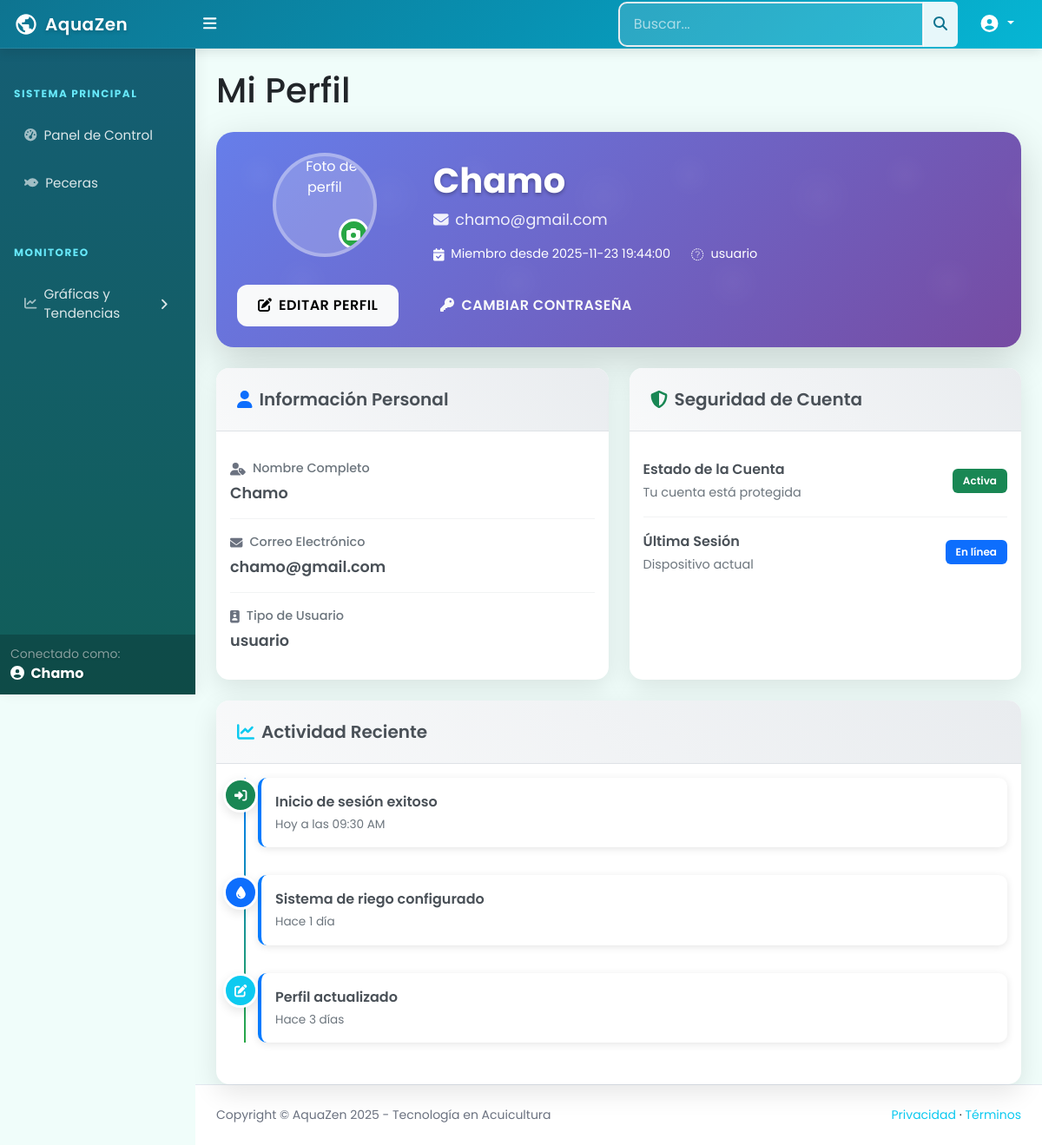
The app's page /myprofile (signed in) with its own data.
### tables this page shows
CREATE TABLE usuarios (
                id_usuario INTEGER PRIMARY KEY AUTOINCREMENT,
                nombre VARCHAR(100) NOT NULL,
                correo VARCHAR(150) UNIQUE NOT NULL,
                contrasena VARCHAR(255) NOT NULL,
                tipo_usuario TEXT CHECK(tipo_usuario IN ('admin', 'usuario')) NOT NULL DEFAULT 'usuario',
                fecha_creacion TIMESTAMP DEFAULT CURRENT_TIMESTAMP
            );

### app.py (the view)
@app.route('/myprofile')
def myprofile():
    nombre_usuario = session['nombre_usuario']
    tipo_usuario = session['tipo_usuario']
    if 'id_usuario' in session:
        id_usuario = session['id_usuario']
        connection = get_db_connection()
        if connection:
            cursor = connection.cursor()
            cursor.execute("""
                SELECT nombre, correo, tipo_usuario, fecha_creacion
                FROM usuarios
                WHERE id_usuario = ?
            """, (id_usuario,))
            usuario = cursor.fetchone()
            cursor.close()
            connection.close()
            return render_template(
                    'myprofile.html',
                    usuario=usuario,  # Datos del usuario desde la base de datos
                    nombre_usuario=session['nombre_usuario'],  # Desde la sesión
                    tipo_usuario=session['tipo_usuario']       # Desde la sesión
                )
        return "Usuario no encontrado", 404
    return redirect('/login')

### app.py (called while the page is built)
@app.context_processor
def inject_user_context():
    return {
        'tipo_usuario': session.get('tipo_usuario'),
        'nombre_usuario': session.get('nombre_usuario'),
        'camera_default_url': CAMERA_DEFAULT_URL
    }

def get_db_connection():
    try:
        connection = sqlite3.connect(DATABASE)
        connection.row_factory = sqlite3.Row  # Para acceder a columnas por nombre
        return connection
    except Exception as e:
        print(f"Error al conectar a la base de datos: {e}")
        return None

### templates/myprofile.html (shortened to what this page needs)
{% extends "base2.html" %}
{% block content %}
<div class="container-fluid px-4">
    <h1 class="mt-4 mb-4">Mi Perfil</h1>
    <div class="row mb-4">
        <div class="col-12">
            <div class="profile-header-card p-4 shadow-lg">
                <div class="header-background"></div>
                <div class="row align-items-center position-relative">
                    <div class="col-md-3 text-center">
                        <div class="profile-avatar-container">
                            <div class="profile-avatar mx-auto mb-3">
                                <img src="/static/assets/img/chillguy.webp" alt="Foto de perfil">
                                <div class="avatar-badge">
                                    <i class="fas fa-camera"></i>
                                </div>
                            </div>
                        </div>
                    </div>
                    <div class="col-md-9">
                        <div class="profile-info">
                            <h1 class="profile-name mb-2">{{ usuario.nombre or 'Usuario' }}</h1>
                            <p class="profile-email mb-3">
                                <i class="fas fa-envelope me-2"></i>{{ usuario.correo }}
                            </p>
                            <div class="profile-stats d-flex gap-4 flex-wrap">
                                <div class="stat-item">
                                    <i class="fas fa-calendar-check me-2"></i>
                                    <span>Miembro desde {{ usuario.fecha_creacion or '2024' }}</span>
                                </div>
                                <div class="stat-item">
                                    <i class="fas fa-shield-check me-2"></i>
                                    <span>{{ usuario.tipo_usuario or 'Usuario' }}</span>
                                </div>
                            </div>
                        </div>
                    </div>
                </div>
                <div class="profile-actions mt-3">
                    <button class="btn btn-light btn-modern me-2" data-bs-toggle="modal" data-bs-target="#updateModal">
                        <i class="fas fa-edit me-2"></i>Editar Perfil
                    </button>
                    <button class="btn btn-outline-light btn-modern">
                        <i class="fas fa-key me-2"></i>Cambiar Contraseña
                    </button>
                </div>
            </div>
        </div>
    </div>
    <div class="row">
        <div class="col-lg-6 mb-4">
            <div class="card modern-card h-100">
                <div class="card-header">
                    <h5 class="card-title">
                        <i class="fas fa-user text-primary me-2"></i>Información Personal
                    </h5>
                </div>
                <div class="card-body">
                    <div class="info-list">
                        <div class="info-item">
                            <div class="info-label">
                                <i class="fas fa-user-tag me-2 text-muted"></i>Nombre Completo
                            </div>
                            <div class="info-value">{{ usuario.nombre or 'No especificado' }}</div>
                        </div>
                        <div class="info-item">
                            <div class="info-label">
                                <i class="fas fa-envelope me-2 text-muted"></i>Correo Electrónico
                            </div>
                            <div class="info-value">{{ usuario.correo }}</div>
                        </div>
                        <div class="info-item">
                            <div class="info-label">
                                <i class="fas fa-id-badge me-2 text-muted"></i>Tipo de Usuario
                            </div>
                            <div class="info-value">{{ usuario.tipo_usuario or 'Usuario' }}</div>
                        </div>
                    </div>
                </div>
            </div>
        </div>
        <div class="col-lg-6 mb-4">
            <div class="card modern-card h-100">
                <div class="card-header">
                    <h5 class="card-title">
                        <i class="fas fa-shield-alt text-success me-2"></i>Seguridad de Cuenta
                    </h5>
                </div>
                <div class="card-body">
                    <div class="security-list">
                        <div class="security-item">
                            <div class="d-flex justify-content-between align-items-center">
                                <div>
                                    <div class="security-label">Estado de la Cuenta</div>
                                    <div class="security-desc">Tu cuenta está protegida</div>
                                </div>
                                <span class="badge bg-success">Activa</span>
                            </div>
                        </div>
                        <div class="security-item">
                            <div class="d-flex justify-content-between align-items-center">
                                <div>
                                    <div class="security-label">Última Sesión</div>
                                    <div class="security-desc">Dispositivo actual</div>
                                </div>
                                <span class="badge bg-primary">En línea</span>
                            </div>
                        </div>
                    </div>
                </div>
            </div>
        </div>
    </div>
    <div class="row">
        <div class="col-12">
            <div class="card modern-card">
                <div class="card-header">
                    <h5 class="card-title">
                        <i class="fas fa-chart-line text-info me-2"></i>Actividad Reciente
                    </h5>
                </div>
                <div class="card-body">
                    <div class="activity-timeline">
                        <div class="activity-item">
                            <div class="activity-icon bg-success">
                                <i class="fas fa-sign-in-alt"></i>
                            </div>
                            <div class="activity-content">
                                <div class="activity-title">Inicio de sesión exitoso</div>
                                <div class="activity-time">Hoy a las 09:30 AM</div>
                            </div>
                        </div>
                        <div class="activity-item">
                            <div class="activity-icon bg-primary">
                                <i class="fas fa-tint"></i>
                            </div>
                            <div class="activity-content">
                                <div class="activity-title">Sistema de riego configurado</div>
                                <div class="activity-time">Hace 1 día</div>
                            </div>
                        </div>
                        <div class="activity-item">
                            <div class="activity-icon bg-info">
                                <i class="fas fa-edit"></i>
                            </div>
                            <div class="activity-content">
                                <div class="activity-title">Perfil actualizado</div>
                                <div class="activity-time">Hace 3 días</div>
                            </div>
                        </div>
                    </div>
                </div>
            </div>
        </div>
    </div>
</div>
{% endblock %}

### templates/base2.html (shortened to what this page needs)
<!DOCTYPE html>
<html lang="es">
    <head>
        <link href="https://cdn.jsdelivr.net/npm/simple-datatables@7.1.2/dist/style.min.css" rel="stylesheet" />
        <link href="{{ url_for('static', filename='css/styles.css') }}" rel="stylesheet" />
        <link href="{{ url_for('static', filename='css/aquazen-theme.css') }}" rel="stylesheet" />
    </head>
    <body class="sb-nav-fixed">
        <nav class="sb-topnav navbar navbar-expand navbar-dark">
            <a class="navbar-brand ps-3 d-flex align-items-center" href="{{ url_for('dashboard') }}">
                <span>AquaZen</span>
            </a>
            <button class="btn btn-link btn-sm order-1 order-lg-0 me-4 me-lg-0 text-white" id="sidebarToggle" href="#!"><i class="fas fa-bars fa-lg"></i></button>
            <form class="d-none d-md-inline-block form-inline ms-auto me-0 me-md-3 my-2 my-md-0">
                <div class="input-group">
                    <input class="form-control form-control-search" type="text" placeholder="Buscar..." aria-label="Search for..." aria-describedby="btnNavbarSearch" />
                    <button class="btn btn-search" id="btnNavbarSearch" type="button"><i class="fas fa-search"></i></button>
                </div>
            </form>
            <ul class="navbar-nav ms-auto ms-md-0 me-3 me-lg-4">
                <li class="nav-item dropdown">
                    <a class="nav-link dropdown-toggle text-white" id="navbarDropdown" href="#" role="button" data-bs-toggle="dropdown" aria-expanded="false">
                        <i class="fas fa-user-circle fa-lg fa-fw"></i>
                    </a>
                </li>
            </ul>
        </nav>
        <div id="layoutSidenav">
            <div id="layoutSidenav_nav">
                <nav class="sb-sidenav accordion" id="sidenavAccordion">
                    <div class="sb-sidenav-menu">
                        <div class="nav">
                            <div class="sb-sidenav-menu-heading">Sistema Principal</div>
                            <a class="nav-link" href="{{ url_for('dashboard') }}">
                                <div class="sb-nav-link-icon"><i class="fas fa-tachometer-alt"></i></div>
                                Panel de Control
                            </a>
                            <a class="nav-link" href="{{ url_for('aspersores') }}">
                                <div class="sb-nav-link-icon"><i class="fas fa-fish"></i></div>
                                Peceras
                            </a>
                            <div class="sb-sidenav-menu-heading">Monitoreo</div>
                            <div class="nav-item">
                                <a class="nav-link collapsed" href="#" data-bs-toggle="collapse" data-bs-target="#chartsSubmenu" aria-expanded="false" aria-controls="chartsSubmenu">
                                    <div class="sb-nav-link-icon"><i class="fas fa-chart-line"></i></div>
                                    Gráficas y Tendencias
                                    <div class="sb-sidenav-collapse-arrow"><i class="fas fa-angle-down"></i></div>
                                </a>
                            </div>
                        </div>
                    </div>
                    <div class="sb-sidenav-footer text-white" style="background: rgba(0,0,0,0.2);">
                        <div class="small text-white-50">Conectado como:</div>
                        <div class="fw-bold"><i class="fas fa-user-circle me-1"></i> {{ nombre_usuario }}</div>
                    </div>
                </nav>
            </div>
            <div id="layoutSidenav_content">
                <main>
                    {% block content %}{% endblock %}
                </main>
                <footer class="py-4 mt-auto">
                    <div class="container-fluid px-4">
                        <div class="d-flex align-items-center justify-content-between small">
                            <div class="text-muted">Copyright &copy; AquaZen 2025 - Tecnología en Acuicultura</div>
                            <div>
                                <a href="#" class="text-decoration-none text-info">Privacidad</a>
                                &middot;
                                <a href="#" class="text-decoration-none text-info">Términos</a>
                            </div>
                        </div>
                    </div>
                </footer>
            </div>
        </div>
    </body>
</html>

### static/css/aquazen-theme.css (style rules this page uses)
:root { --ocean-deep: #0c4a6e; --ocean-primary: #0e7490; --ocean-secondary: #0891b2; --ocean-light: #06b6d4; --ocean-bright: #67e8f9; --ocean-mist: #cffafe; --ocean-foam: #f0fdfa; --ocean-success: #10b981; --ocean-warning: #fbbf24; --ocean-danger: #ef4444; --ocean-text-dark: #164e63; --ocean-text-light: #0891b2; }
.text-white { color: white !important; text-shadow: 0 1px 2px rgba(0, 0, 0, 0.3); }
.small { color: inherit; }
.text-muted { color: #6b7280 !important; }

### templates/base2.html (style rules this page uses)
body { font-family: 'Poppins', sans-serif; background-color: #f0fdfa; }
.sb-topnav { background: linear-gradient(135deg, #0e7490 0%, #0891b2 50%, #06b6d4 100%); box-shadow: 0 4px 12px rgba(0,0,0,0.1); border-bottom: 1px solid rgba(255,255,255,0.1); }
.navbar-brand { font-weight: 600; letter-spacing: 0.5px; text-shadow: 0 2px 4px rgba(0,0,0,0.2); }
.sb-sidenav { background: linear-gradient(180deg, #155e75 0%, #115e59 100%) !important; box-shadow: 4px 0 15px rgba(0,0,0,0.05); }
.sb-sidenav-menu-heading { color: #67e8f9 !important; text-transform: uppercase; font-size: 0.75rem; font-weight: 700; letter-spacing: 1.5px; margin-top: 15px; }
.sb-sidenav .nav-link { color: rgba(255,255,255,0.85) !important; margin: 4px 12px; border-radius: 8px; transition: all 0.3s ease; font-weight: 400; font-size: 0.95rem; }
.sb-sidenav .nav-link .sb-nav-link-icon { color: rgba(255,255,255,0.6); transition: color 0.3s ease; }
footer { background: white !important; border-top: 1px solid #e2e8f0; }
.form-control-search { background: rgba(255,255,255,0.15); border: 1px solid rgba(255,255,255,0.2); color: white; }
.form-control-search::placeholder { color: rgba(255,255,255,0.6); }
.btn-search { background: rgba(255,255,255,0.9); color: #0e7490; border: none; }

### records on screen
usuarios: nombre "Chamo", correo "chamo@gmail.com", fecha_creacion "2025-11-23 19:44:00", tipo_usuario "usuario"
